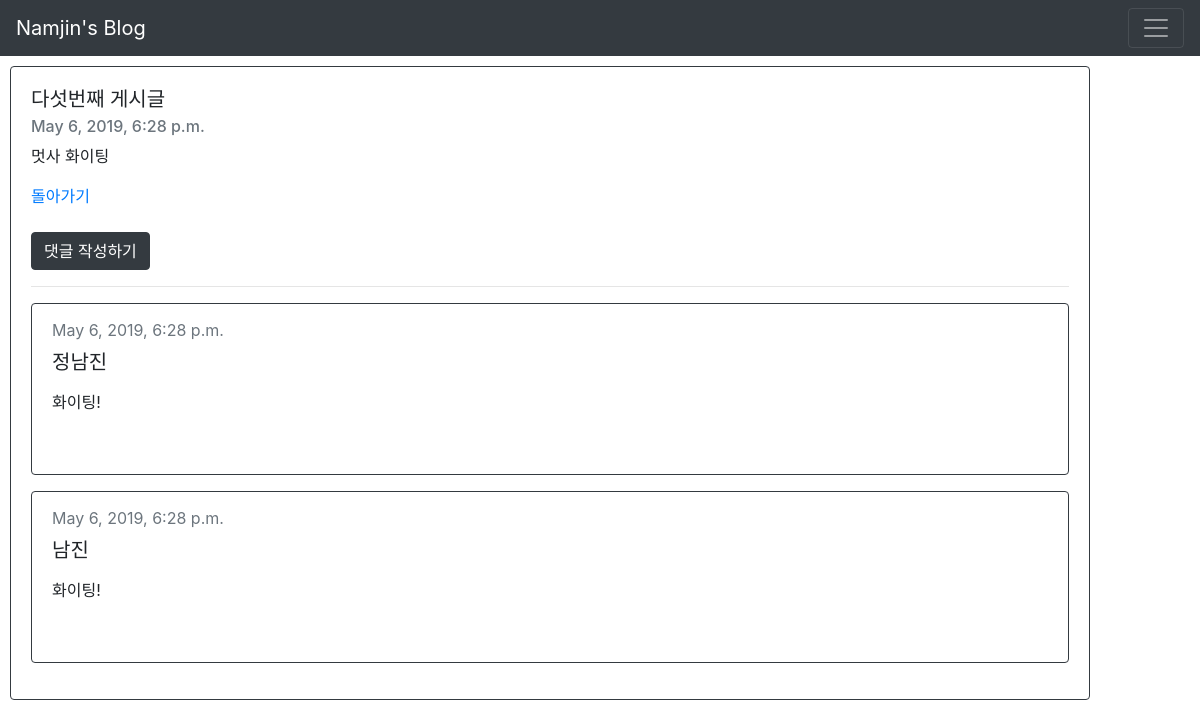
Screenshot of /15/ with the database file from the repository.
### blog/models.py (models this page shows, shortened)
class Blog(models.Model):
    title = models.CharField(max_length = 200)
    pub_date = models.DateTimeField('date published')
    body = models.TextField()

class Comment(models.Model):
    post = models.ForeignKey("Blog", on_delete=models.CASCADE, related_name="comments")
    author = models.CharField(max_length=200)
    text = models.TextField()
    created_date = models.DateTimeField(default = timezone.now)

### blog/views.py (the view)
# urls.py: path('<int:blog_id>/', views.detail, name='detail'),
def detail(request, blog_id):
    blog_detail = get_object_or_404(Blog, pk=blog_id)
    return render(request, 'blog/detail.html', {'blog': blog_detail})

### blog/templates/blog/detail.html (shortened to what this page needs)
<!DOCTYPE html>
<html>
    <head>
      <link rel="stylesheet" href="https://stackpath.bootstrapcdn.com/bootstrap/4.3.1/css/bootstrap.min.css">
    </head>
    <body>
        <nav class="navbar navbar-dark bg-dark">
            <a class="navbar-brand" href="{% url 'home' %}">Namjin's Blog</a>
            <button class="navbar-toggler" type="button" data-toggle="collapse" data-target="#navbarNavAltMarkup" aria-controls="navbarNavAltMarkup" aria-expanded="false" aria-label="Toggle navigation">
                <span class="navbar-toggler-icon"></span>
            </button>
        </nav>
        <div class="card border-dark mb-3" style="width: 90%; margin: 10px">
                <div class="card-body">
                    <h5 class="card-title">{{blog.title}}</h5>
                    <h6 class="card-subtitle mb-2 text-muted">{{blog.pub_date}}</h6>
                    <p class="card-text">{{blog.body}}</p>
                    <a href="{% url 'home' %}">돌아가기</a>
                    <br><br>
                    <a class="btn btn-dark" href="{% url 'create_comment' pk=blog.pk %}">
                        댓글 작성하기
                    </a>
                    <hr>
                    {% for comment in blog.comments.all %}
                    <div class="card border-dark mb-3">
                        <div class="card-body">
                            <div class = "card-subtitle mb-2 text-muted">{{ comment.created_date }}</div>
                            <h5 class="card-title">{{ comment.author }}</h5>
                            <p class="card-text">{{comment.text|linebreaks}}</p>
                        </div>
                        <br>
                    </div>
                    {% empty %}
                        <p>No comments here yet :(</p>
                    {% endfor %}
                </div>
            </div>
    </body>
</html>

### rows the page displays
Blog: title "다섯번째 게시글", pub_date "May 6, 2019, 6:28 p.m.", body "멋사 화이팅"
Comment: created_date "May 6, 2019, 6:28 p.m.", author "정남진", text "화이팅!"
Comment: created_date "May 6, 2019, 6:28 p.m.", author "남진", text "화이팅!"
